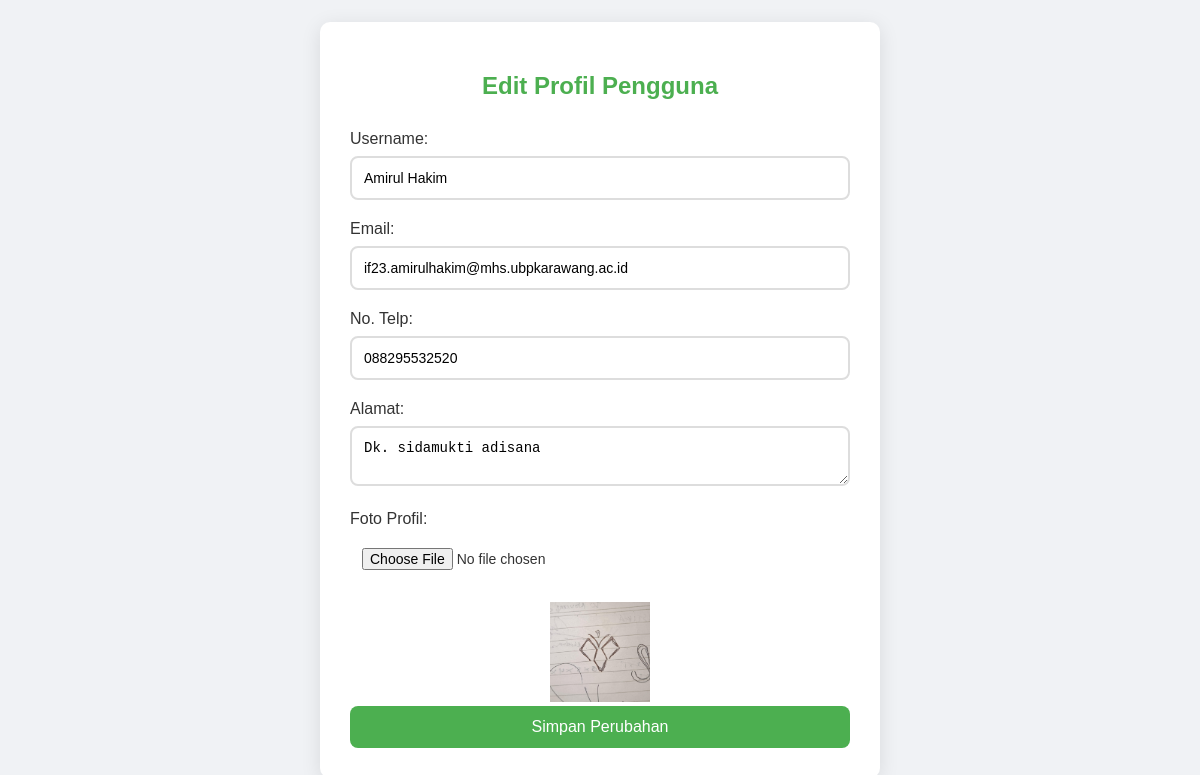
Page /action/edit/editprofile.php?id=7 on the committed database.
### tables this page shows
CREATE TABLE IF NOT EXISTS `users` (
  `user_id` int NOT NULL AUTO_INCREMENT,
  `username` varchar(50) NOT NULL,
  `email` varchar(100) NOT NULL,
  `password` varchar(255) NOT NULL,
  `created_at` timestamp NULL DEFAULT CURRENT_TIMESTAMP,
  `phone` varchar(15) NOT NULL,
  `address` varchar(255) NOT NULL,
  `foto_profil` varchar(255) NOT NULL,
  `role` enum('admin','user') NOT NULL,
  PRIMARY KEY (`user_id`)
);

### action/edit/editprofile.php (the view, shortened to what this page needs)
<?php
include '../../database/db.php';
$userId = isset($_GET['id']) ? intval($_GET['id']) : 0;
$sql = "SELECT * FROM users WHERE user_id = $userId";
$result = $conn->query($sql);
$user = $result->fetch_assoc();
?>
<!DOCTYPE html>
<html lang="id">
<head>
</head>
<body>
    <div class="container">
        <h2>Edit Profil Pengguna</h2>
        <form method="POST" enctype="multipart/form-data">
            <label for="username">Username:</label>
            <input type="text" name="username" value="<?php echo htmlspecialchars($user['username']); ?>" required>
            <label for="email">Email:</label>
            <input type="email" name="email" value="<?php echo htmlspecialchars($user['email']); ?>" required>
            <label for="phone">No. Telp:</label>
            <input type="text" name="phone" value="<?php echo htmlspecialchars($user['phone']); ?>" required>
            <label for="address">Alamat:</label>
            <textarea name="address" required><?php echo htmlspecialchars($user['address']); ?></textarea>
            <label for="foto_profil">Foto Profil:</label>
            <input type="file" name="foto_profil" accept="image/jpeg, image/png">
    <?php if (!empty($user['foto_profil'])): ?>
        <div style="text-align: center;">
            <img src="../../img/uploads/<?php echo htmlspecialchars($user['foto_profil']); ?>" alt="Foto Profil" width="100" height="100">
        </div>
    <?php endif; ?>
            <button type="submit">Simpan Perubahan</button>
        </form>
    </div>
</body>
</html>

### action/edit/editprofile.php (style rules this page uses)
body { font-family: 'Arial', sans-serif; background-color: #f0f2f5; display: flex; justify-content: center; align-items: center; height: 100vh; margin: 0; color: #333; }
.container { background-color: #fff; padding: 30px; border-radius: 10px; box-shadow: 0 4px 20px rgba(0, 0, 0, 0.1); width: 500px; }
h2 { text-align: center; color: #4CAF50; margin-bottom: 30px; }
label { font-size: 16px; margin-bottom: 8px; display: block; color: #333; }
input[type="text"], input[type="email"], textarea { width: 100%; padding: 12px; margin-bottom: 20px; border: 2px solid #ddd; border-radius: 8px; box-sizing: border-box; font-size: 14px; transition: border-color 0.3s; }
input[type="file"] { padding: 12px; margin-bottom: 20px; width: 100%; font-size: 14px; }
button { width: 100%; padding: 12px; background-color: #4CAF50; color: #fff; border: none; border-radius: 8px; font-size: 16px; cursor: pointer; transition: background-color 0.3s; }
textarea { resize: vertical; }

### rows in the picture
users: username "Amirul Hakim", email "if23.amirulhakim@mhs.ubpkarawang.ac.id", phone "088295532520", address "Dk. sidamukti adisana", foto_profil (picture)
